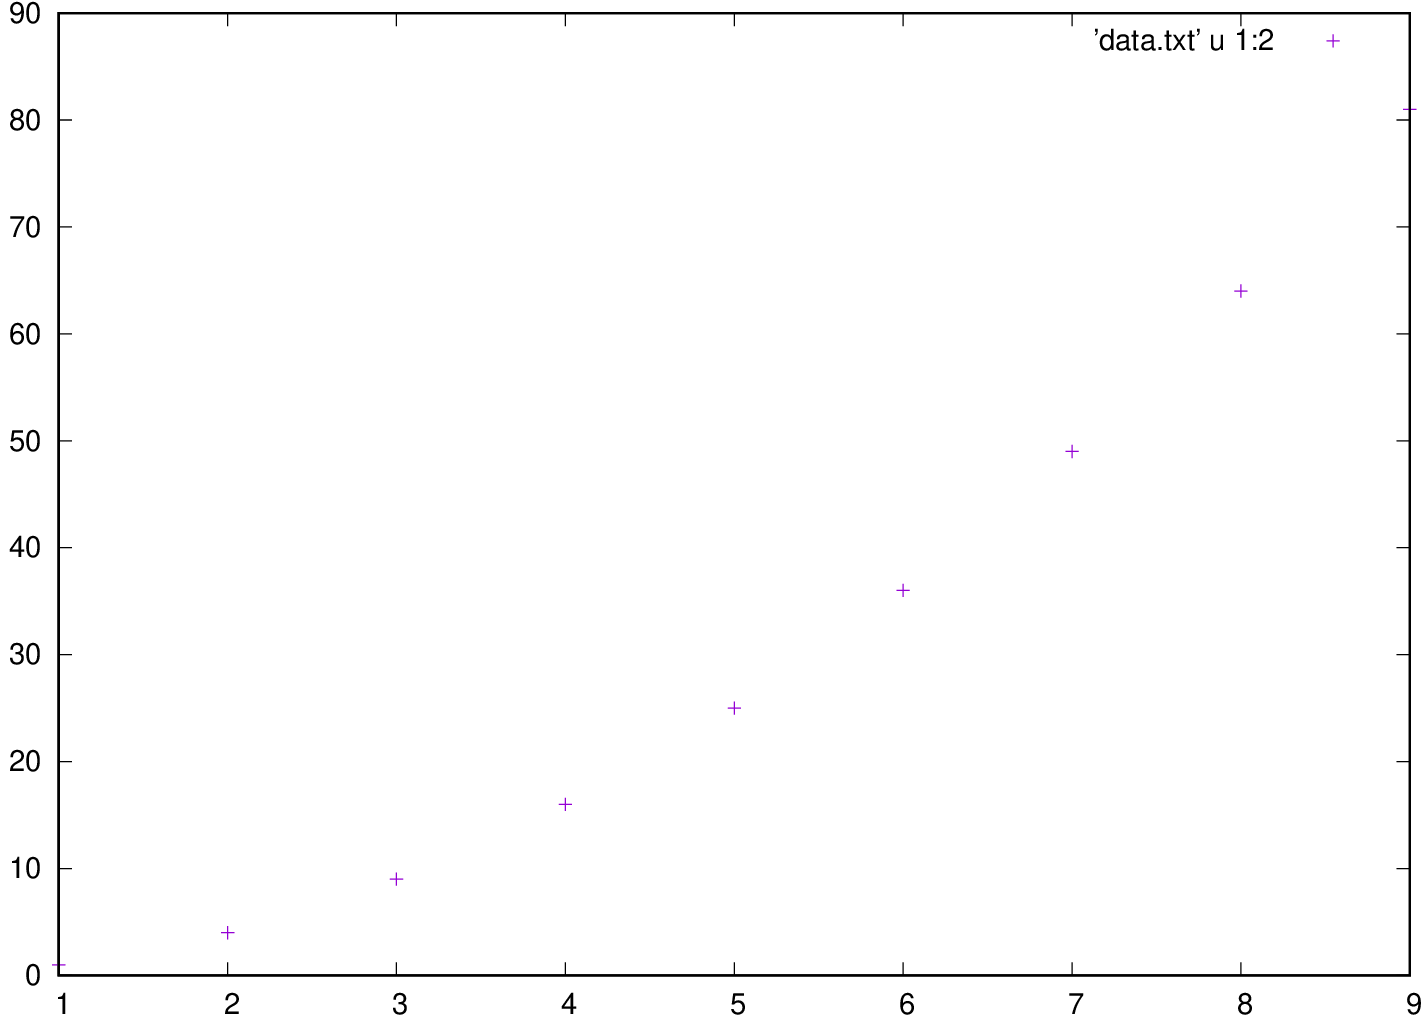

Here is the gnuplot script that generated this plot:
set terminal postscript color
set out 'gnuplot.ps'
plot 'data.txt' u 1:2
set out
